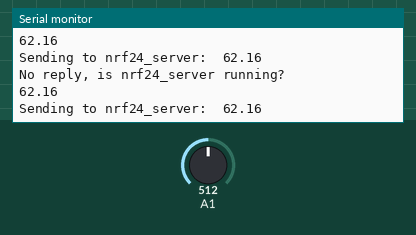
Simulated run of this sketch. Board: Arduino Leonardo, built with avr-gcc and run on an emulated ATmega32U4. On the bench: the last lines printed to the serial monitor. The test bench sets the inputs (shaded band); at power-on: A1 = 512. No radio packets arrive unless stated.

Above: at 1.2 s.
1.3 s: A1 set to 810
At 1.8 s:
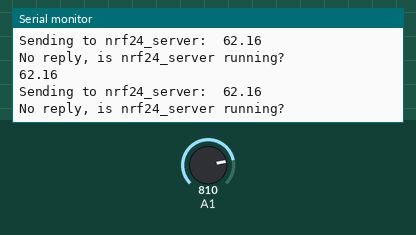
2.8 s: A1 set to 838
At 3.4 s:
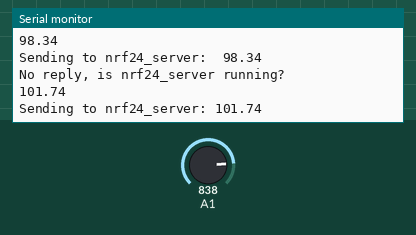
Timing chart, 0 to 5.8 s (numbered marks = the images above; inputs shaded):
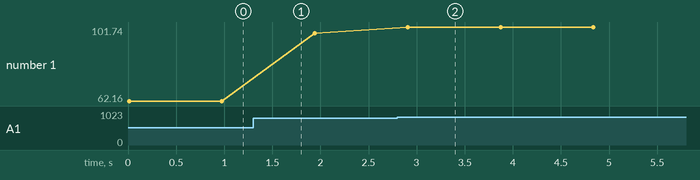

The sketch:

transmitter.ino
```cpp
#include <SPI.h>
#include <RH_NRF24.h>
#include <Adafruit_ADS1X15.h>

// Initialize ADS1115 (DC voltage and current readings)
Adafruit_ADS1115 ads;

RH_NRF24 nrf24(6, 7); // use this to be electrically compatible with Mirf

float voltage = 0;
float vbat = 0;
float R1 = 1109000.0, R2 = 9910.0;
float voltageMultiplier = (R1 + R2) / R2; // Voltage divider factor for DC voltage

void setup()
{
    // ads.begin(0x48); // Initialize ADS1115
    Serial.begin(9600);
    analogReference(INTERNAL);
    while (!Serial)
        ; // wait for serial port to connect. Needed for Leonardo only
    if (!nrf24.init())
        Serial.println("init failed");
    // Defaults after init are 2.402 GHz (channel 2), 2Mbps, 0dBm
    if (!nrf24.setChannel(1))
        Serial.println("setChannel failed");
    if (!nrf24.setRF(RH_NRF24::DataRate2Mbps, RH_NRF24::TransmitPower0dBm))
        Serial.println("setRF failed");
}

void loop()
{
    float dcVoltage = teganganDc();

    // Prepare data to send
    char data[20];
    dtostrf(dcVoltage, 6, 2, data); // Convert dcVoltage to string with 2 decimal precision

    Serial.print("Sending to nrf24_server: ");
    Serial.println(data);

    // Send DC voltage to nrf24_server
    nrf24.send((uint8_t *)data, strlen(data) + 1);
    nrf24.waitPacketSent();

    // Now wait for a reply
    uint8_t buf[RH_NRF24_MAX_MESSAGE_LEN];
    uint8_t len = sizeof(buf);

    if (nrf24.waitAvailableTimeout(500))
    {
        // Should be a reply message for us now
        if (nrf24.recv(buf, &len))
        {
            Serial.print("Got reply: ");
            Serial.println((char *)buf);
        }
        else
        {
            Serial.println("Receive failed");
        }
    }
    else
    {
        Serial.println("No reply, is nrf24_server running?");
    }
    delay(400);
}

// float teganganDc() {
//   ads.setGain(GAIN_ONE);
//   // Read DC voltage using ADS1115
//   int16_t adc0 = ads.readADC_SingleEnded(1);
//   voltage = adc0 * 0.125 / 1000;  // Convert to volts
//   vbat = voltage * voltageMultiplier;
//   vbat = max(vbat, 0.0f);  // Ensure non-negative value
//   Serial.println(vbat);
//   return vbat;  // Return DC voltage
// }

float teganganDc()
{
    float value = analogRead(A1);
    voltage = (value * 1.1) / 1023 * ((R1 + R2) / R2);
    voltage = max(voltage, 0.0f); // Ensure non-negative value
    Serial.println(voltage);
    return voltage; // Return DC voltage
}
```

Measured:
- the behaviour switches between 823 and 824 on A1 (found by bisection; images 1 and 2)
- after the input at 2.8 s, the serial monitor: prints a new line after 0.11 s (image 2)
- plotted number 1: 62.16 → 98.34 after the input at 1.3 s, 98.34 → 101.74 after the input at 2.8 s
